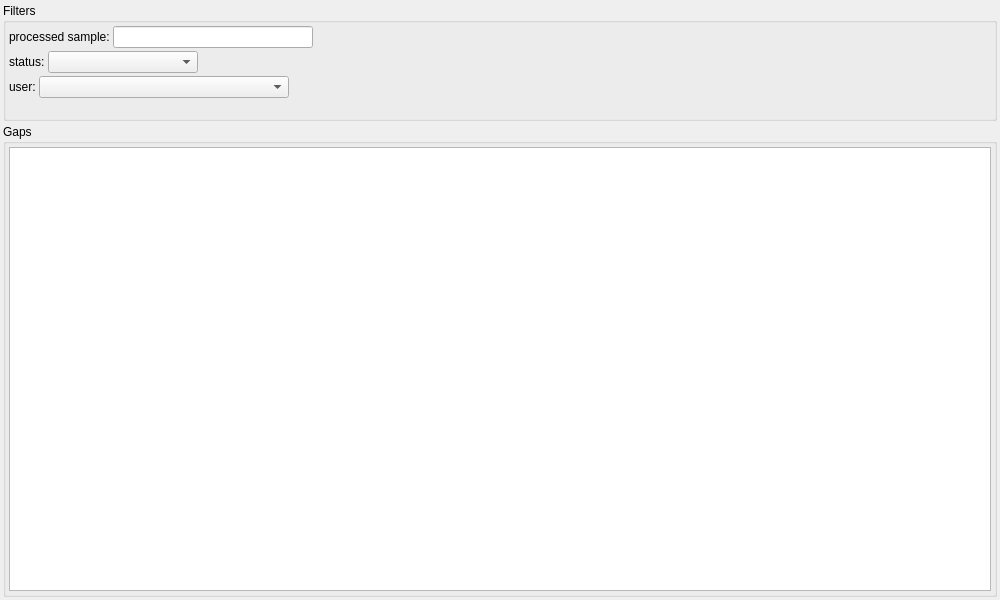
<?xml version="1.0" encoding="UTF-8"?>
<ui version="4.0">
 <class>GapClosingDialog</class>
 <widget class="QDialog" name="GapClosingDialog">
  <property name="geometry">
   <rect>
    <x>0</x>
    <y>0</y>
    <width>1000</width>
    <height>600</height>
   </rect>
  </property>
  <property name="minimumSize">
   <size>
    <width>1000</width>
    <height>600</height>
   </size>
  </property>
  <property name="windowTitle">
   <string>Gaps</string>
  </property>
  <layout class="QVBoxLayout" name="verticalLayout" stretch="0,1">
   <property name="spacing">
    <number>3</number>
   </property>
   <property name="leftMargin">
    <number>3</number>
   </property>
   <property name="topMargin">
    <number>3</number>
   </property>
   <property name="rightMargin">
    <number>3</number>
   </property>
   <property name="bottomMargin">
    <number>3</number>
   </property>
   <item>
    <widget class="QGroupBox" name="groupBox">
     <property name="title">
      <string>Filters</string>
     </property>
     <property name="flat">
      <bool>true</bool>
     </property>
     <layout class="QVBoxLayout" name="verticalLayout_3">
      <property name="spacing">
       <number>3</number>
      </property>
      <property name="leftMargin">
       <number>3</number>
      </property>
      <property name="topMargin">
       <number>3</number>
      </property>
      <property name="rightMargin">
       <number>3</number>
      </property>
      <property name="bottomMargin">
       <number>3</number>
      </property>
      <item>
       <layout class="QHBoxLayout" name="horizontalLayout_2">
        <property name="spacing">
         <number>3</number>
        </property>
        <item>
         <widget class="QLabel" name="label_2">
          <property name="text">
           <string>processed sample:</string>
          </property>
         </widget>
        </item>
        <item>
         <widget class="DBSelector" name="f_ps">
          <property name="sizePolicy">
           <sizepolicy hsizetype="Preferred" vsizetype="Fixed">
            <horstretch>0</horstretch>
            <verstretch>0</verstretch>
           </sizepolicy>
          </property>
          <property name="minimumSize">
           <size>
            <width>200</width>
            <height>0</height>
           </size>
          </property>
         </widget>
        </item>
        <item>
         <spacer name="horizontalSpacer_2">
          <property name="orientation">
           <enum>Qt::Horizontal</enum>
          </property>
          <property name="sizeHint" stdset="0">
           <size>
            <width>40</width>
            <height>20</height>
           </size>
          </property>
         </spacer>
        </item>
       </layout>
      </item>
      <item>
       <layout class="QHBoxLayout" name="horizontalLayout">
        <property name="spacing">
         <number>3</number>
        </property>
        <item>
         <widget class="QLabel" name="label">
          <property name="text">
           <string>status:</string>
          </property>
         </widget>
        </item>
        <item>
         <widget class="QComboBox" name="f_status">
          <property name="minimumSize">
           <size>
            <width>150</width>
            <height>0</height>
           </size>
          </property>
         </widget>
        </item>
        <item>
         <spacer name="horizontalSpacer">
          <property name="orientation">
           <enum>Qt::Horizontal</enum>
          </property>
          <property name="sizeHint" stdset="0">
           <size>
            <width>40</width>
            <height>20</height>
           </size>
          </property>
         </spacer>
        </item>
       </layout>
      </item>
      <item>
       <layout class="QHBoxLayout" name="horizontalLayout_3">
        <item>
         <widget class="QLabel" name="label_3">
          <property name="toolTip">
           <string>&lt;html&gt;&lt;head/&gt;&lt;body&gt;&lt;p&gt;Filter for user in history column.&lt;/p&gt;&lt;/body&gt;&lt;/html&gt;</string>
          </property>
          <property name="text">
           <string>user:</string>
          </property>
         </widget>
        </item>
        <item>
         <widget class="DBComboBox" name="f_user">
          <property name="minimumSize">
           <size>
            <width>250</width>
            <height>0</height>
           </size>
          </property>
         </widget>
        </item>
        <item>
         <spacer name="horizontalSpacer_3">
          <property name="orientation">
           <enum>Qt::Horizontal</enum>
          </property>
          <property name="sizeHint" stdset="0">
           <size>
            <width>40</width>
            <height>20</height>
           </size>
          </property>
         </spacer>
        </item>
       </layout>
      </item>
      <item>
       <widget class="QLabel" name="errors">
        <property name="text">
         <string/>
        </property>
       </widget>
      </item>
     </layout>
    </widget>
   </item>
   <item>
    <widget class="QGroupBox" name="groupBox_2">
     <property name="title">
      <string>Gaps</string>
     </property>
     <property name="flat">
      <bool>true</bool>
     </property>
     <layout class="QVBoxLayout" name="verticalLayout_2">
      <property name="spacing">
       <number>3</number>
      </property>
      <property name="leftMargin">
       <number>3</number>
      </property>
      <property name="topMargin">
       <number>3</number>
      </property>
      <property name="rightMargin">
       <number>3</number>
      </property>
      <property name="bottomMargin">
       <number>3</number>
      </property>
      <item>
       <widget class="DBTableWidget" name="table">
        <property name="selectionMode">
         <enum>QAbstractItemView::ExtendedSelection</enum>
        </property>
        <property name="selectionBehavior">
         <enum>QAbstractItemView::SelectRows</enum>
        </property>
       </widget>
      </item>
     </layout>
    </widget>
   </item>
  </layout>
 </widget>
 <customwidgets>
  <customwidget>
   <class>DBTableWidget</class>
   <extends>QTableWidget</extends>
   <header>DBTableWidget.h</header>
  </customwidget>
  <customwidget>
   <class>DBSelector</class>
   <extends>QLineEdit</extends>
   <header>DBSelector.h</header>
  </customwidget>
  <customwidget>
   <class>DBComboBox</class>
   <extends>QComboBox</extends>
   <header>DBComboBox.h</header>
  </customwidget>
 </customwidgets>
 <resources/>
 <connections/>
</ui>
